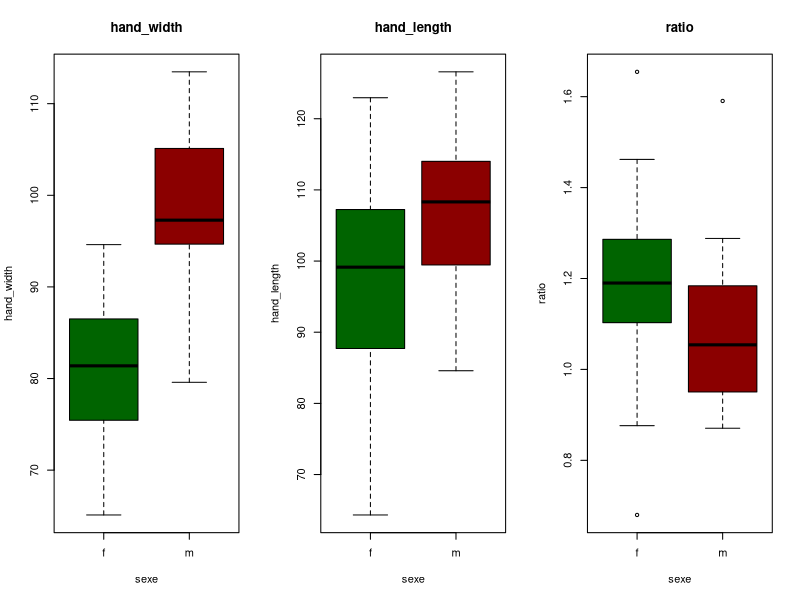
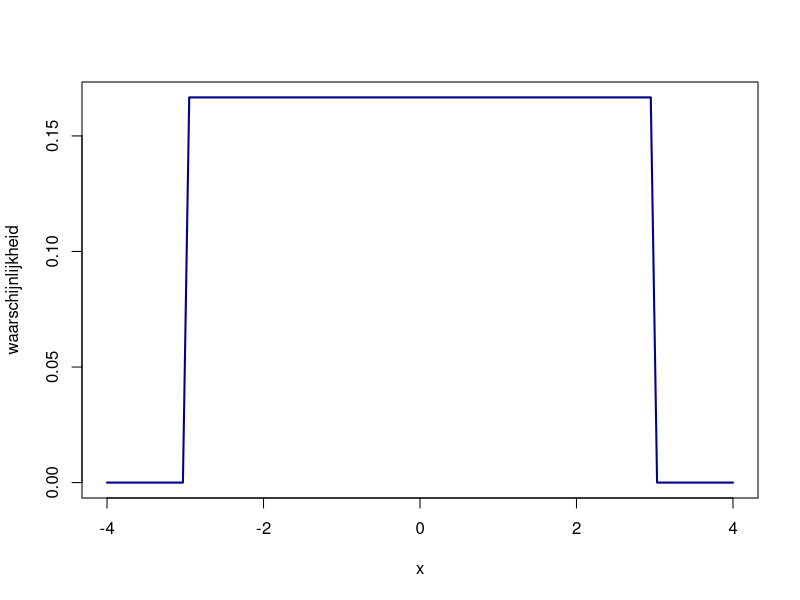
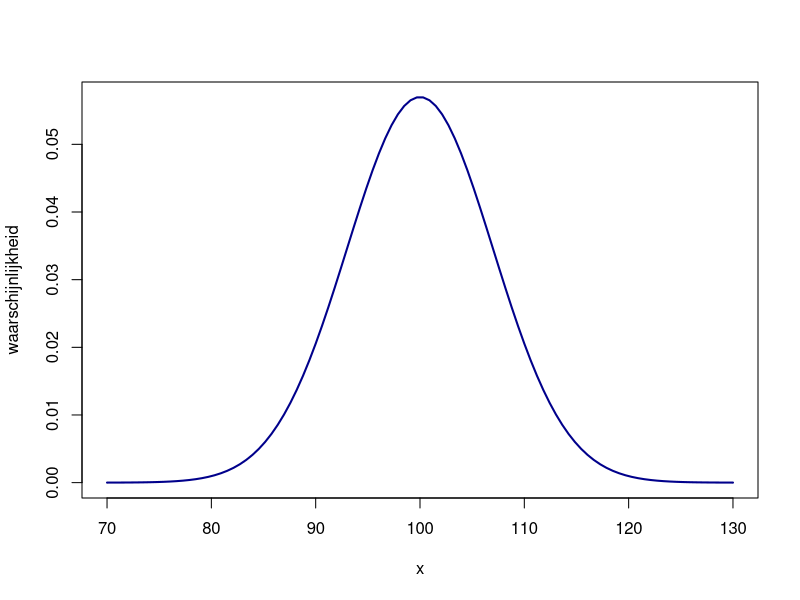
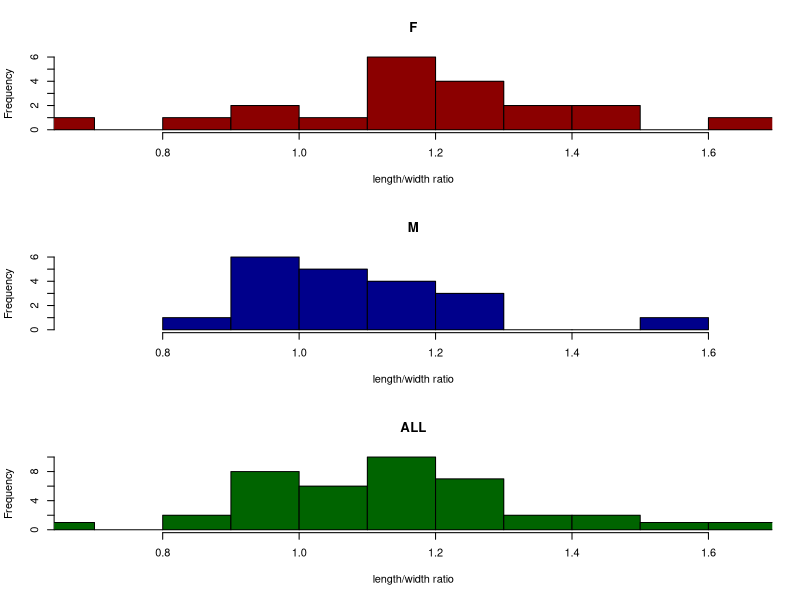
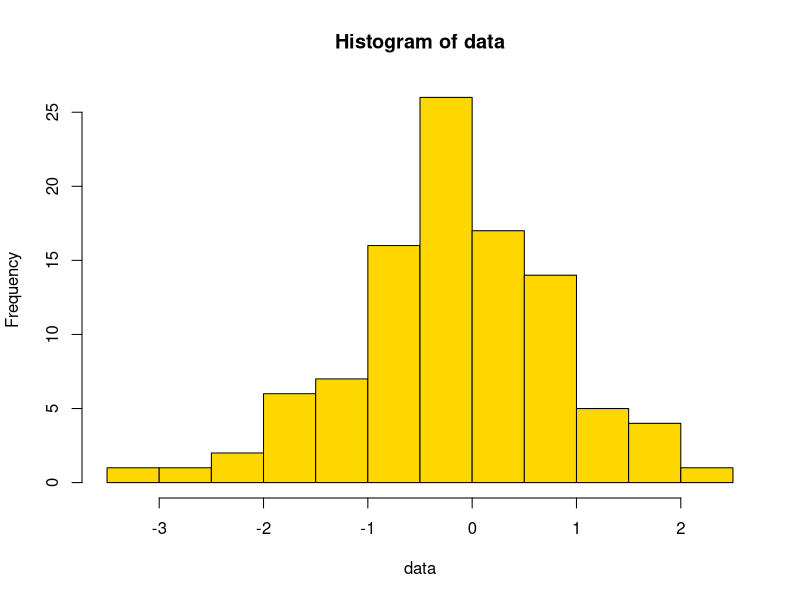
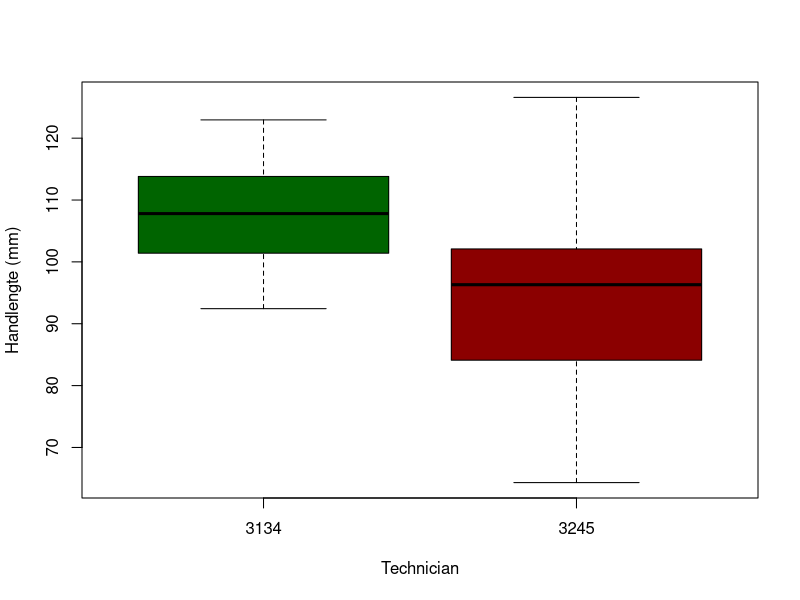
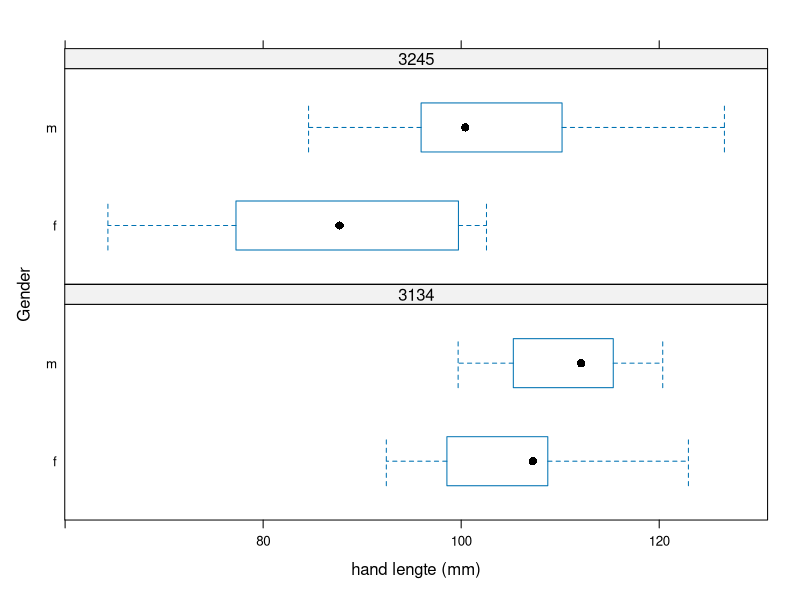
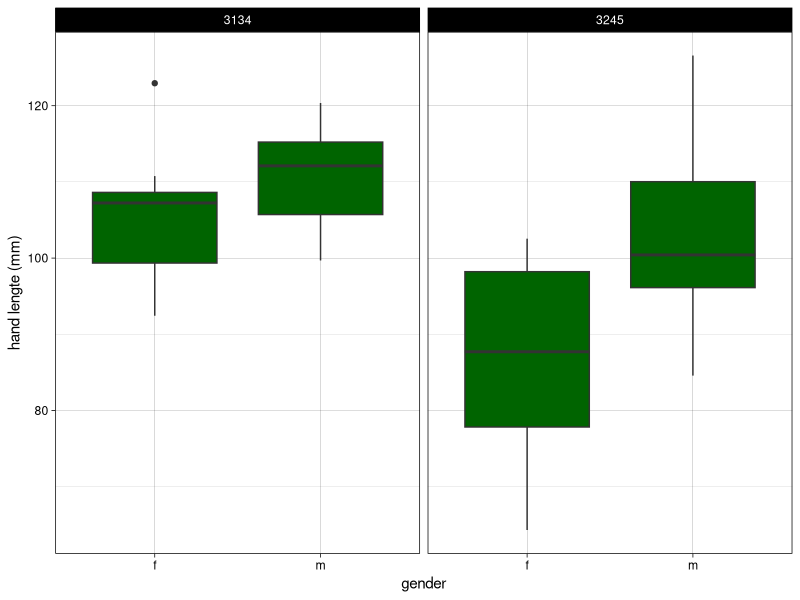

Here is the R script that generated these plots, in order:
## ---- chunk 1
knitr::opts_chunk$set(echo = TRUE)
number_of_subjects <- 40
## ---- chunk 2
technician_ID <- rep(c(3134, 3245), each = 20)
gender <- factor(rep(c(rep(c("f", "m"), each=10)), times=2))
set.seed(7890)
hand_length <- c(rnorm(n=10, mean=105, sd = 8), 
                 rnorm(n=10, mean=110, sd = 8),
                 rnorm(n=10, mean=95, sd = 12),
                 rnorm(n=10, mean=100, sd = 12))
hand_width <- c(rnorm(n=10, mean=80, sd = 7), 
                 rnorm(n=10, mean=100, sd = 7),
                 rnorm(n=10, mean=77, sd = 10),
                 rnorm(n=10, mean=95, sd = 10))
sim_data <- data.frame(tech_ID = technician_ID,
                       hand_length = hand_length,
                       hand_width = hand_width,
                       gender = gender)
## ---- chunk 3
sim_data
## ---- chunk 4
sim_data$ratio <- sim_data$hand_length / sim_data$hand_width
head(sim_data)
## ---- chunk 5
mean(sim_data[sim_data$gender == "f" , "hand_length"])
mean(sim_data[sim_data$gender == "m" , "hand_length"])
## ---- chunk 6
tapply(X = sim_data$hand_length, 
       INDEX = sim_data$gender, 
       FUN = mean)
## ---- chunk 7
#split over gender into list of dataframes
gender_split_data <- split(x = sim_data,
      f = sim_data$gender)

#apply a function to report means of both measurements
sapply(X = gender_split_data,
       FUN = function(x){
           c(hand_length = mean(x$hand_length),
             hand_width = mean(x$hand_width),
             ratio = mean(x$ratio))
       })
## ---- chunk 8
par(mfrow = c(1, 3))

my_plot <- function(col_name) {
    f = paste0(col_name, " ~ gender")
    boxplot(formula = formula(f),
        data = sim_data,
        xlab = "sexe",
        ylab = col_name,
        col = c("darkgreen", "darkred"),
        main = col_name
    )
}

for(col_name in c("hand_width", "hand_length", "ratio")) {
    my_plot(col_name)
}
## ---- chunk 9
par(mfrow = c(1, 1))
## ---- chunk 10
x <- seq(-4, 4, length=100)
y <- dunif(x, min = -3, max = 3)
plot(x, y, ylab="waarschijnlijkheid", type = 'l', col="darkblue", lwd=2)
## ---- chunk 11
x <- seq(70, 130, length=100)
y <- dnorm(x, mean=100, sd=7)
plot(x, y, ylab="waarschijnlijkheid", type = 'l', col="darkblue", lwd=2)
## ---- chunk 12
par(mfrow = c(3, 1))
hist(sim_data[sim_data$gender == "f", "ratio"],
     col = "darkred", 
     breaks = 10,
     xlab = "length/width ratio",
     xlim = range(sim_data$ratio),
     main = "F")
hist(sim_data[sim_data$gender == "m", "ratio"],
     col = "darkblue", 
     breaks = 10,
     xlab = "length/width ratio",
     xlim = range(sim_data$ratio),
     main = "M")
hist(sim_data$ratio,
     col = "darkgreen", 
     breaks = 10,
     xlab = "length/width ratio",
     xlim = range(sim_data$ratio),
     main = "ALL")
par(mfrow = c(1, 1))
## ---- chunk 13
data <- rnorm(n = 100)
hist(x = data,
     breaks = 10,
     col = "gold")
## ---- chunk 14
boxplot(formula = hand_length ~ tech_ID,
    data = sim_data,
    xlab = "Technician",
    ylab = "Handlengte (mm)",
    col = c("darkgreen", "darkred"))
## ---- chunk 15
library(lattice)
attach(sim_data)
bwplot(gender ~ hand_length | factor(tech_ID), 
   xlab="hand lengte (mm)", ylab="Gender",
   main=NULL,
   layout=(c(1,2)))
## ---- chunk 16
library(ggplot2)
ggplot(data = sim_data,
       mapping = aes(x = gender, y = hand_length)) +
    geom_boxplot(fill = "darkgreen") +
    facet_wrap(~ tech_ID) +
    ylab("hand lengte (mm)") +
    theme_linedraw()
## ---- chunk 17
shapiro.test(sim_data$ratio)
## ---- chunk 18
female_ratios <- subset(sim_data, 
                        subset = gender == "f", 
                        select = ratio, 
                        drop = T) # drop = T forces ro a vector
male_ratios <- subset(sim_data, 
                        subset = gender == "m", 
                        select = ratio, 
                        drop = T)
t.test(female_ratios, male_ratios)
## ---- chunk 19
wilcox.test(female_ratios, male_ratios)
